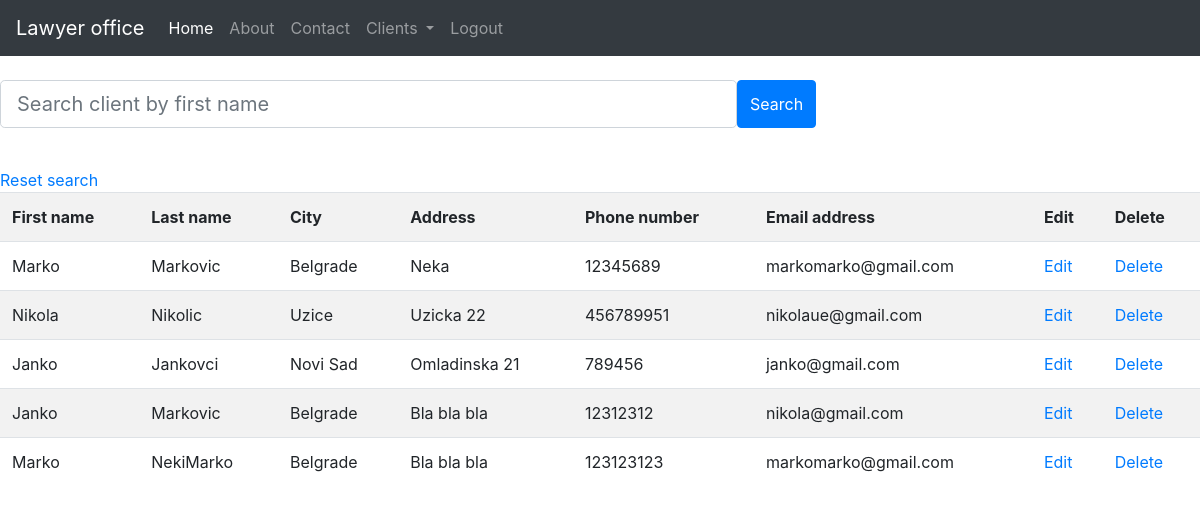
/all_client (signed in), run on an earlier commit of the app's database.
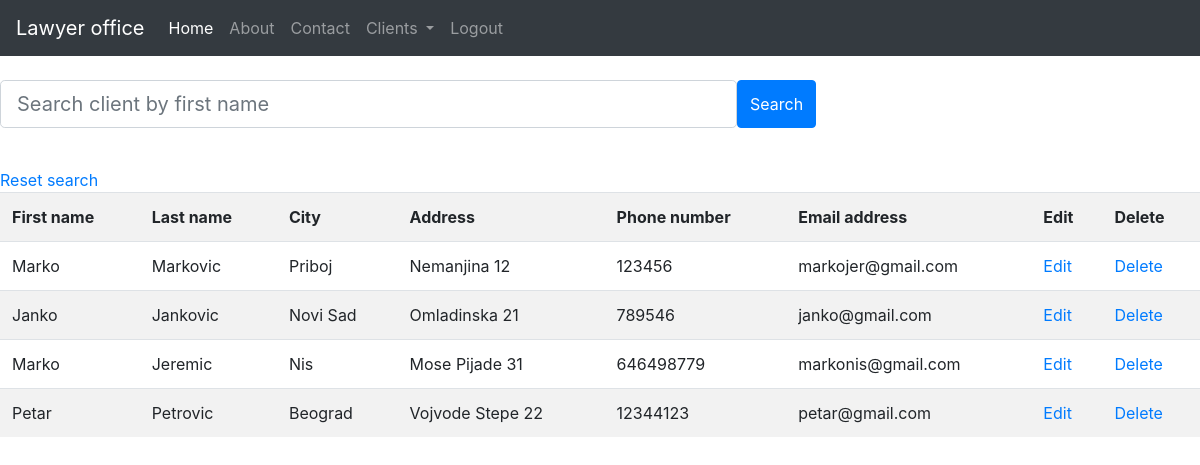
And on a later commit of the database.
### blog/models.py (models this page shows)
class Client(db.Model):
    id = db.Column(db.Integer, primary_key=True)
    first_name = db.Column(db.String(250), nullable=False)
    last_name = db.Column(db.String(250), nullable=False)
    city = db.Column(db.String(50), nullable=False)
    address = db.Column(db.String(50), nullable=False)
    phone = db.Column(db.String(50), nullable=False)
    mail = db.Column(db.String(50))
    user_id = db.Column(db.Integer, db.ForeignKey('user.id'), nullable=False)
    judgments = db.relationship("User", secondary=Judgments, backref="client")

### client/routes.py (the view)
@client.route("/all_client")
def all_client():
    clients = Client.query.filter_by(lawyer=current_user)
    return render_template("all_clients.html", title="All clients", clients=clients)

### blog/models.py (called while the page is built)
@login_manager.user_loader
def load_user(user_id):
    return User.query.get(int(user_id))

### blog/templates/all_clients.html (shortened to what this page needs)
{% extends 'base.html' %}
{% block content %}
<br>
<form action="{{url_for('client.search')}}" method="POST">
    <div class="form-group">
        <div class="input-group input-group-lg">
            <div class="form-outline">
                <input type="search" size="50px" placeholder="Search client by first name" name="search_string" id="form1"
                       class="form-control form-control-lg"/>
            </div>
            <button type="submit"  value="Search" class="btn btn-primary">
                 Search
            </button>
        </div>
    </div>
</form>
<br>
<a href="{{url_for('client.all_client')}}">Reset search</a>
<table class="table table-striped">
    <tr>
        <th>First name</th>
        <th>Last name</th>
        <th>City</th>
        <th>Address</th>
        <th>Phone number</th>
        <th>Email address</th>
        <th>Edit</th>
        <th>Delete</th>
    </tr>
    {% for client in clients %}
    <tr>
        <td>{{client.first_name}}</td>
        <td>{{client.last_name}}</td>
        <td>{{client.city}}</td>
        <td>{{client.address}}</td>
        <td>{{client.phone}}</td>
        <td>{{client.mail}}</td>
        <td><a href="{{ url_for('client.edit', client_id=client.id) }}">Edit</a></td>
        <td><a href="{{ url_for('client.delete', client_id= client.id) }}">Delete</a></td>
    </tr>
    {% endfor %}
</table>
{% endblock content %}

### blog/templates/base.html (shortened to what this page needs)
<!DOCTYPE html>
<html lang="en">
<head>
    <link rel="stylesheet" href="https://maxcdn.bootstrapcdn.com/bootstrap/4.0.0/css/bootstrap.min.css"
>
</head>
<body>
<nav class="navbar navbar-expand-lg  navbar-dark bg-dark">
    <a class="navbar-brand" href="{{url_for('main.home')}}">Lawyer office</a>
    <div class="collapse navbar-collapse" id="navbarNav">
        <ul class="navbar-nav">
            <li class="nav-item active">
                <a class="nav-link" href="{{url_for('main.home')}}">Home <span class="sr-only">(current)</span></a>
            </li>
            <li class="nav-item">
                <a class="nav-link" href="{{url_for('main.about')}}">About</a>
            </li>
            <li class="nav-item">
                <a class="nav-link" href="{{url_for('main.contact')}}">Contact</a>
            </li>
            {% if current_user.is_authenticated%}
            <li class="nav-item dropdown">
                <a class="nav-link dropdown-toggle" href="#" id="navbarDropdownMenuLink" data-toggle="dropdown"
                   aria-haspopup="true" aria-expanded="false">
                    Clients
                </a>
            </li>
            <li class="nav-item">
                <a class="nav-link" href="{{url_for('users.logout')}}">Logout</a>
            </li>
            {%endif%}
        </ul>
    </div>
</nav>
{% block content %}
{% endblock %}
</body>
</html>

What changed in the data, as far as the page shows it:
removed Client: first_name "Janko", last_name "Jankovci", city "Novi Sad", address "Omladinska 21", phone "789456", mail "janko@gmail.com"
removed Client: first_name "Janko", last_name "Markovic", city "Belgrade", address "Bla bla bla", phone "12312312", mail "nikola@gmail.com"
removed Client: first_name "Marko", last_name "NekiMarko", city "Belgrade", address "Bla bla bla", phone "123123123", mail "markomarko@gmail.com"
changed Client "Markovic": city "Belgrade" → "Priboj"; address "Neka" → "Nemanjina 12"; phone "12345689" → "123456"; mail "markomarko@gmail.com" → "markojer@gmail.com"
now on this page (row edited): Client: first_name "Janko", last_name "Jankovic", city "Novi Sad", address "Omladinska 21", phone "789546", mail "janko@gmail.com"
now on this page (row edited): Client: first_name "Marko", last_name "Jeremic", city "Nis", address "Mose Pijade 31", phone "646498779", mail "markonis@gmail.com"
changed Client: first_name "Nikola" → "Petar"; last_name "Nikolic" → "Petrovic"; city "Uzice" → "Beograd"; address "Uzicka 22" → "Vojvode Stepe 22"; phone "456789951" → "12344123"; mail "nikolaue@gmail.com" → "petar@gmail.com"
